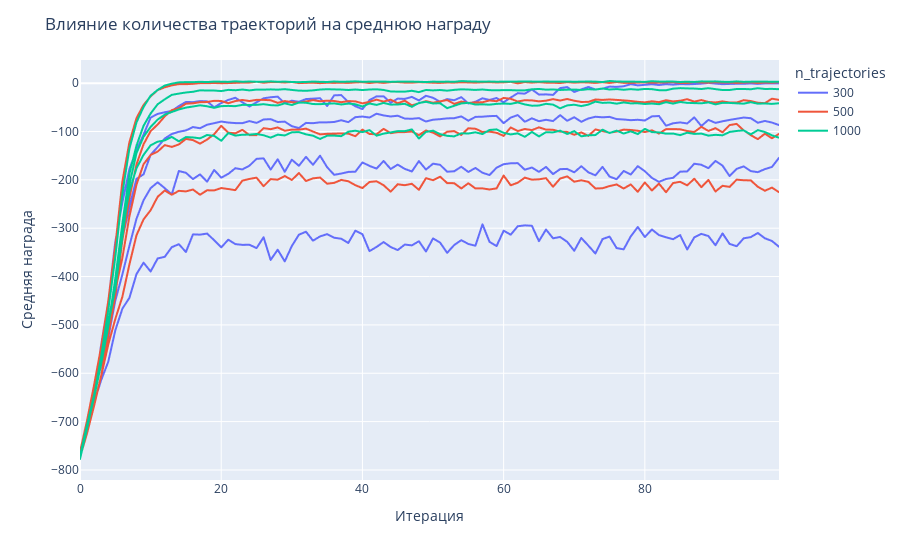

Notebook source saved alongside this figure:
### Code cell
df3 = pd.DataFrame.from_records(laplace_rewards)
df_grpd = df3.groupby(['n_trajectories', 'iteration', 'l_value']).agg({'reward': 'mean'}).reset_index()
fig = px.line(df_grpd, x='iteration', y='reward', line_group='l_value', color='n_trajectories')
fig.update_layout(
    title = 'Влияние количества траекторий на среднюю награду',
    xaxis_title = 'Итерация',
    yaxis_title = 'Средняя награда',
)
